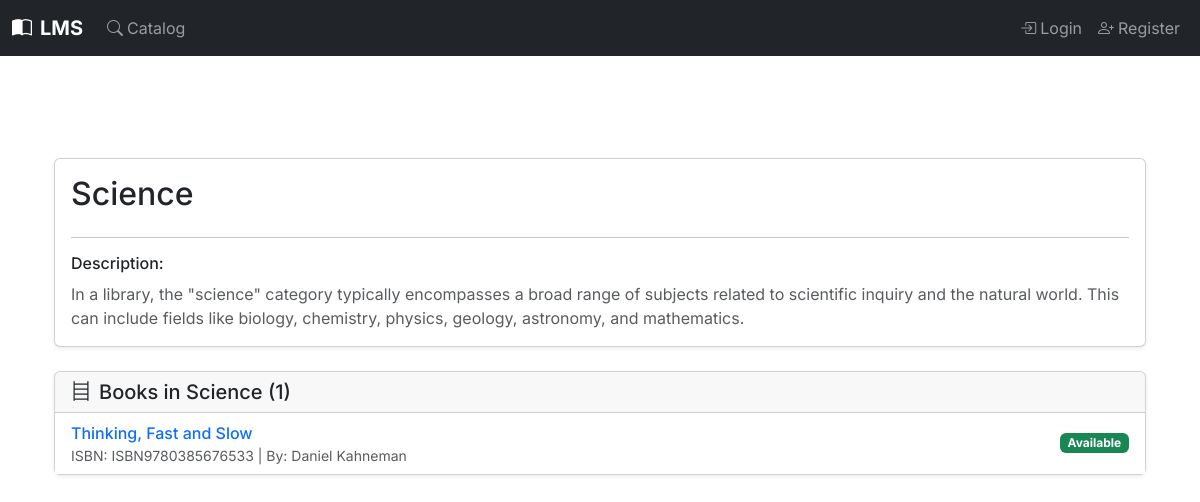
The page /category/1/ on the database as committed earlier.
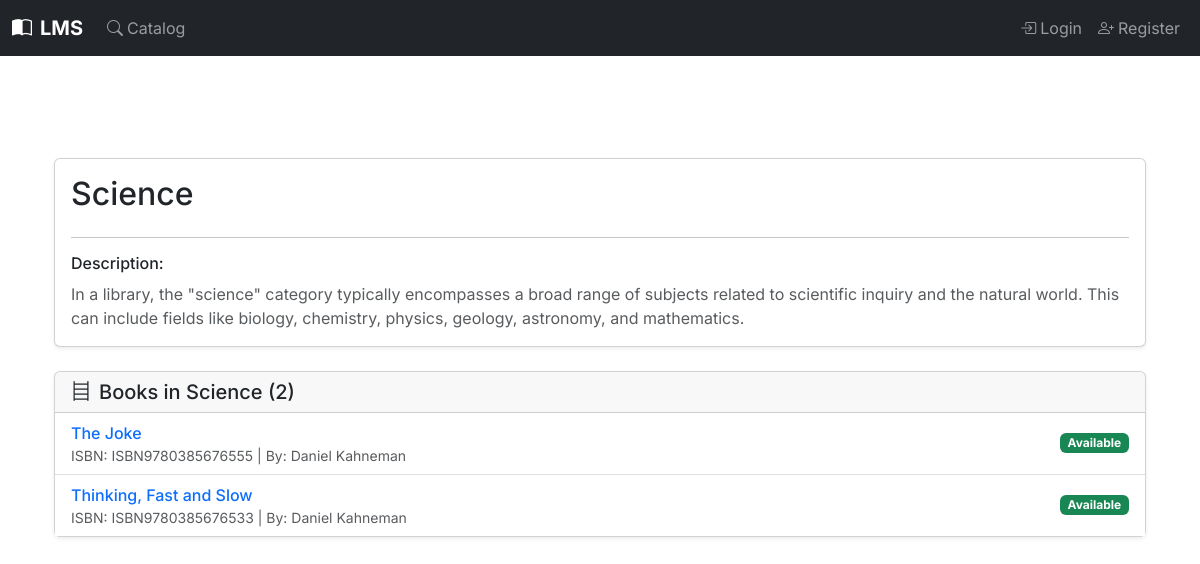
The same page on the database as committed later.
### books/models.py (models this page shows, shortened)
class Book(models.Model):
    isbn = models.CharField(
        _('ISBN-13'),
        max_length=17,
        primary_key=True,
        unique=True,
        validators=[isbn_validator],
        help_text=_('13 Character ISBN number. Must be unique. (e.g., 978-0596009205)')
    )
    title = models.CharField(
        max_length=255,
        help_text=_("Enter the title of the book")
    )
    authors = models.ManyToManyField(
        Author,
        related_name='books',
        help_text=_("Select or add authors for this book")
    )
    publisher = models.CharField(
        max_length=200,
        blank=True,
        null=True,
        help_text=_("Publisher of the book (optional)")
    )
    publication_date = models.DateField(
        null=True,
        blank=True,
        help_text=_("Date the book was published (optional)")
    )
    edition = models.CharField(
        max_length=100,
        blank=True,
        null=True,
        help_text=_("e.g., 1st Edition, Revised Edition (optional)")
    )
    page_count = models.PositiveIntegerField(
        null=True,
        blank=True,
        help_text=_("Total number of pages (optional)")
    )
    description = models.TextField(
        blank=True,
        null=True,
        help_text=_("A brief description or summary of the book (optional)")
    )
    cover_image = models.ImageField(
        _("Cover Image"),
        upload_to='book_covers/',
        blank=True,
        null=True,
        help_text=_("Upload the book's cover image (optional).")
    )
    categories = models.ManyToManyField(
        Category,
        related_name='books',
        help_text=_("Select or add categories for this book")
    )
    date_added_to_system = models.DateTimeField(
        auto_now_add=True,
        help_text=_("Date this book record was added to the system")
    )
    last_updated = models.DateTimeField(
        auto_now=True,
        help_text=_("Date this book record was last updated")
    )
    total_borrows = models.PositiveIntegerField(
        default=0,
        help_text=_("How many times this book title has been borrowed overall")
    )
    def display_authors(self):
        """Helper method to display authors in the Django admin interface."""
        return ', '.join(author.name for author in self.authors.all()[:3])
    display_authors.short_description = _('Authors')
    def display_categories(self):
        """Helper method to display categories in the Django admin interface."""
        return ', '.join(category.name for category in self.categories.all()[:3])
    display_categories.short_description = _('Categories')
    class Meta:
        ordering = ['title', 'isbn']
        verbose_name = _('Book')
        verbose_name_plural = _('Books')

class Author(models.Model):
    name = models.CharField(
        max_length=200,
        help_text=_("Enter the author's full name (e.g., J.R.R. Tolkien)")
    )
    biography = models.TextField(
        blank=True,
        null=True,
        help_text=_("A short biography of the author (optional)")
    )
    date_of_birth = models.DateField(
        _("Date of Birth"), # Changed to use verbose_name directly
        null=True,
        blank=True,
        help_text=_("Author's date of birth (optional)")
    )
    date_of_death = models.DateField(
        _("Date of Death"),
        null=True,
        blank=True,
        help_text=_("Author's date of death, if applicable (optional)")
    )
    nationality = models.CharField(
        _("Nationality"),
        max_length=100,
        blank=True,
        null=True,
        help_text=_("Author's nationality (e.g., British, American) (optional)")
    )
    alternate_names = models.CharField(
        _("Alternate Names"),
        max_length=500, # Increased length for potentially multiple names
        blank=True,
        null=True,
        help_text=_("Other names the author is known by, separated by commas (e.g., pen names, maiden names) (optional)")
    )
    author_website = models.URLField(
        _("Author Website"),
        blank=True,
        null=True,
        help_text=_("A link to the author's official website or a relevant resource page (optional)")
    )
    author_photo = models.ImageField(
        _("Author Photo"),
        upload_to='author_photos/',
        blank=True,
        null=True,
        help_text=_("A photo of the author (optional).")
    )
    class Meta:
        ordering = ['name']
        verbose_name = _('Author')
        verbose_name_plural = _('Authors')
    def get_life_span(self):
        if self.date_of_birth:
            birth_year = self.date_of_birth.year
            if self.date_of_death:
                death_year = self.date_of_death.year
                return f"{birth_year}–{death_year}"
            return f"Born {birth_year}"
        return "N/A"
    get_life_span.short_description = _('Life Span')

### books/views.py (the view)
# urls.py: path('category/<int:pk>/', views.PortalCategoryDetailView.as_view(), name='portal_category_detail'),
class PortalCategoryDetailView(DetailView):
    model = Category
    template_name = 'books/portal/category_detail.html'
    context_object_name = 'category'
    pk_url_kwarg = 'pk'
    def get_context_data(self, **kwargs):
        context = super().get_context_data(**kwargs)
        category_instance = self.get_object()
        context['page_title'] = f"Category: {category_instance.name}"
        context['view_context'] = 'portal'
        context['can_edit_this_object'] = False
        context['books_in_category'] = Book.objects.filter(categories=category_instance).prefetch_related('authors').annotate(num_available_copies=Count('copies', filter=Q(copies__status='Available'))).order_by('title')
        context['back_url'] = self.request.META.get('HTTP_REFERER', reverse_lazy('books:portal_catalog'))
        return context

### books/templates/books/portal/category_detail.html (shortened to what this page needs)
{% extends "portal/portal_base.html" %}
{% load static %}
{% load bootstrap5 %}
{% block portal_content %}
    {% include "books/_category_detail_content.html" %}
{% endblock portal_content %}

### books/templates/books/_category_detail_content.html (shortened to what this page needs)
{% load static %}
{% load bootstrap5 %}
<div class="container py-4">
    <div class="card shadow-sm mb-4">
        <div class="card-body">
            <div class="d-flex justify-content-between align-items-start">
                <div>
                    <h1 class="card-title h2">{{ category.name }}</h1>
                </div>
            </div>
            <hr>
            <h6>Description:</h6>
            {% if category.description %}
                <div class="text-muted" style="white-space: pre-wrap;">{{ category.description|linebreaksbr }}</div>
            {% else %}
                <p class="text-muted fst-italic">No description available for this category.</p>
            {% endif %}
        </div>
    </div>
    <div class="card shadow-sm">
        <div class="card-header">
            <h5 class="mb-0"><i class="bi bi-bookshelf me-2"></i>Books in {{ category.name }} ({{ books_in_category.count }})</h5>
        </div>
        <div class="card-body p-0">
            {% if books_in_category %}
            <ul class="list-group list-group-flush">
                {% for book_item in books_in_category %}
                <li class="list-group-item d-flex justify-content-between align-items-center">
                    <div>
                        <a href="{% if view_context == 'dashboard' %}{% url 'books:dashboard_book_detail' isbn=book_item.isbn %}{% else %}{% url 'books:portal_book_detail' isbn=book_item.isbn %}{% endif %}" class="text-decoration-none fw-medium">
                            {{ book_item.title }}
                        </a>
                        <small class="d-block text-muted">
                            ISBN: {{ book_item.isbn }} | By:
                            {% for author in book_item.authors.all|slice:":2" %}
                                {{ author.name }}{% if not forloop.last %}, {% endif %}
                            {% endfor %}
                        </small>
                    </div>
                    {% if book_item.num_available_copies > 0 %}
                        <span class="badge bg-success">Available</span>
                    {% else %}
                        <span class="badge bg-secondary">Unavailable</span>
                    {% endif %}
                </li>
                {% endfor %}
            </ul>
            {% else %}
            <p class="p-3 text-muted mb-0">No books currently listed in this category.</p>
            {% endif %}
        </div>
    </div>
</div>

Rows that differ between the two databases and show on the page:
added Book: title "The Joke", isbn "ISBN9780385676555", shows "Available", Author (name "Daniel Kahneman")
Other text that changed with them:
{{ books_in_category.count }}: "1" → "2"
